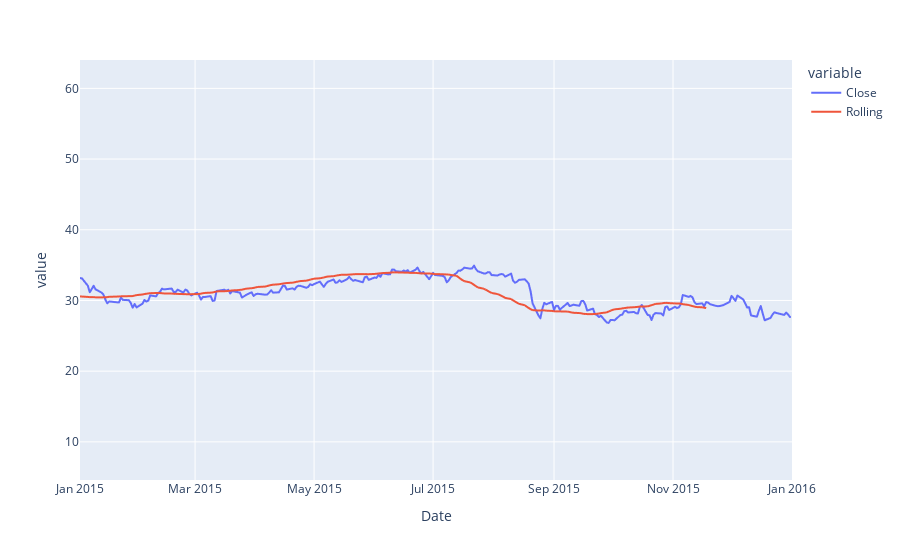

Here is the notebook cell this chart was saved with:
### Markdown cell above
** Use .ta_plot(study='sma') to create a Simple Moving Averages plot of Morgan Stanley for the year 2015.**

### Code cell
MS = web.DataReader("MS", 'stooq', start, end)
MS["Rolling"] = MS["Close"].rolling(window=30).mean()
MS.reset_index(inplace=True, drop = False)
px.line(MS, x = "Date", y = ["Close", "Rolling"], range_x = ["2015-01-01","2016-01-01"])

### Figure 1 — Plotly figure (JSON) as saved in the notebook; plotly's stock layout.template omitted (floating-point values rounded to 4 significant figures; data arrays with more than 128 entries replaced by an {"elided": "..."} marker saying what was removed)
{"data": [{"hovertemplate": "variable=Close<br>Date=%{x}<br>value=%{y}<extra></extra>", "legendgroup": "Close", "line": {"color": "#636efa", "dash": "solid"}, "marker": {"symbol": "circle"}, "mode": "lines", "name": "Close", "showlegend": true, "type": "scattergl", "x": {"elided": "2516 str values"}, "xaxis": "x", "y": {"elided": "2516 float values"}, "yaxis": "y"}, {"hovertemplate": "variable=Rolling<br>Date=%{x}<br>value=%{y}<extra></extra>", "legendgroup": "Rolling", "line": {"color": "#EF553B", "dash": "solid"}, "marker": {"symbol": "circle"}, "mode": "lines", "name": "Rolling", "showlegend": true, "type": "scattergl", "x": {"elided": "2516 str values"}, "xaxis": "x", "y": {"elided": "2516 float values"}, "yaxis": "y"}], "layout": {"legend": {"title": {"text": "variable"}, "tracegroupgap": 0}, "margin": {"t": 60}, "xaxis": {"anchor": "y", "domain": [0, 1], "range": ["2015-01-01", "2016-01-01"], "title": {"text": "Date"}}, "yaxis": {"anchor": "x", "domain": [0, 1], "title": {"text": "value"}}}}
